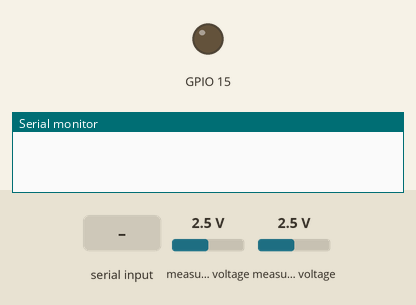
A program run on a simulated ESP32-S2. On the bench: output pins drawn as LEDs (lit = HIGH), the last lines printed to the serial monitor. The test bench sets the inputs (shaded band); at power-on: measured voltage 2.5 V.

Above: at 1.2 s.
1.3 s: "A" received over Serial
At 2.1 s:
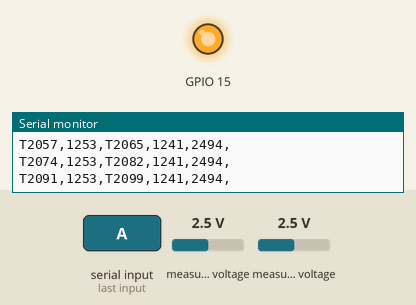
2.8 s: "S" received over Serial
At 4.2 s:
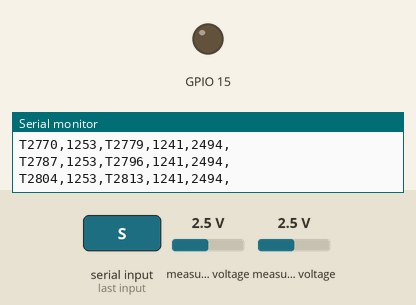
Timing chart, 0 to 5.8 s (numbered marks = the images above; inputs shaded):
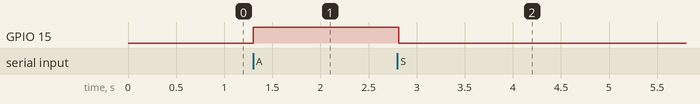

The program:

main.cpp
```cpp
#include <Arduino.h>
#include <Wire.h>
#include <Adafruit_ADS1X15.h>

Adafruit_ADS1115 ads;
#define I2C_SDA 2 // define SCA pin number
#define I2C_SCL 1 // define SCL pin number
// Connect ADDR pin to GND for address of 0x48
TwoWire I2C = TwoWire(0); // create a I2C bus called 'I2C'

int numSensors = 2;
float sensorSlopes[] = {619.21, 619.62};
float sensorOffsets[] = {-294.43, -307.07};

String data = "";
int dataSum;
unsigned long t;
char stream = 0;
void serialRead();
char cal = 0;
void calibrate();

void setup()
{
  Serial.begin(115200);
  I2C.begin(I2C_SDA, I2C_SCL);

  // Can set gain here not wanting the default setting
  //                                                                ADS1015  ADS1115
  //                                                                -------  -------
  // ads.setGain(GAIN_TWOTHIRDS);  // 2/3x gain +/- 6.144V  1 bit = 3mV      0.1875mV (default)
  // ads.setGain(GAIN_ONE);        // 1x gain   +/- 4.096V  1 bit = 2mV      0.125mV
  // ads.setGain(GAIN_TWO);        // 2x gain   +/- 2.048V  1 bit = 1mV      0.0625mV

  if (!ads.begin(0x48, &I2C))
  {
    Serial.println("Failed to initialize ADS.");
    while (1)
      ;
  }

  pinMode(15, OUTPUT);
}

void loop()
{
  if (stream)
  {
    digitalWrite(15, HIGH); // turn LED on
    dataSum = 0;
    for (int i = 0; i < numSensors; i++)
    {
      int adc = ads.readADC_SingleEnded(i);
      t = millis();
      float v = (adc * 0.1875) / 1000;
      int p = (sensorSlopes[i] * v) + sensorOffsets[i];

      data += 'T';
      data += t;
      data += ',';
      data += String(p);
      data += ',';
      dataSum += p;
    };

    data += dataSum;
    data += ',';
    Serial.println(data);
    data = "";
  }
  else
  {
    digitalWrite(15, LOW); // turn LED off
  }

  if (cal)
  {
    calibrate();
    delay(5000);
  }

  if (Serial.available())
  {
    serialRead();
  }
}

void serialRead()
{
  while (Serial.available())
  {
    char inChar = Serial.read();
    if (inChar == '?')
    {
      Serial.print("#!#");
      Serial.print(numSensors * 2);
      Serial.println('#');
      stream = 0;
    }
    if (inChar == 'A')
    {
      stream = 1;
      cal = 0;
    }
    if (inChar == 'S')
    {
      stream = 0;
    }
    if (inChar == 'C')
    {
      cal = 1;
      stream = 0;
    }
    if (inChar == 'V')
    {
      cal = 0;
    }
  }
}

void calibrate()
{
  Serial.println("---------------------------------------------------------");
  for (int i = 0; i < numSensors; i++)
  {
    float adcsum = 0;
    float vsum = 0;
    float psum = 0;

    for (int j = 0; j < 20; j++)
    {
      int adc = ads.readADC_SingleEnded(i);
      float v = (adc * 0.1875) / 1000;
      int p = (sensorSlopes[i] * v) + sensorOffsets[i];

      adcsum += adc;
      vsum += v;
      psum += p;
      delay(20);
    }
    Serial.printf("Sensor %d:\n", i);
    Serial.printf("ADC = %.1f |", adcsum / 20);
    Serial.printf(" V =  %.3f |", vsum / 20);
    Serial.printf(" P = %.0f\n", psum / 20);
    Serial.println();
  }
}
```

Measured:
- after the input at 1.3 s, GPIO 15: LOW → HIGH at once
- after the input at 2.8 s, GPIO 15: HIGH → LOW at once
